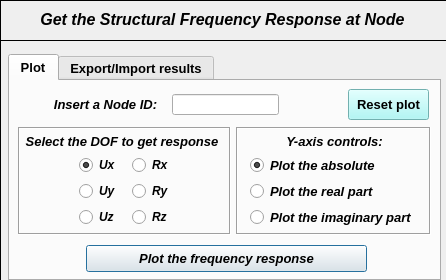
<?xml version="1.0" encoding="UTF-8"?>
<ui version="4.0">
 <class>Dialog</class>
 <widget class="QDialog" name="Dialog">
  <property name="windowModality">
   <enum>Qt::NonModal</enum>
  </property>
  <property name="geometry">
   <rect>
    <x>0</x>
    <y>0</y>
    <width>446</width>
    <height>280</height>
   </rect>
  </property>
  <property name="sizePolicy">
   <sizepolicy hsizetype="Fixed" vsizetype="Fixed">
    <horstretch>0</horstretch>
    <verstretch>0</verstretch>
   </sizepolicy>
  </property>
  <property name="minimumSize">
   <size>
    <width>446</width>
    <height>280</height>
   </size>
  </property>
  <property name="maximumSize">
   <size>
    <width>446</width>
    <height>280</height>
   </size>
  </property>
  <property name="contextMenuPolicy">
   <enum>Qt::DefaultContextMenu</enum>
  </property>
  <property name="windowTitle">
   <string>Plot frequency response</string>
  </property>
  <property name="windowIcon">
   <iconset>
    <normaloff>../../../../../../Downloads/load - Copia.png</normaloff>../../../../../../Downloads/load - Copia.png</iconset>
  </property>
  <property name="whatsThis">
   <string/>
  </property>
  <widget class="QWidget" name="widget" native="true">
   <property name="geometry">
    <rect>
     <x>0</x>
     <y>0</y>
     <width>451</width>
     <height>299</height>
    </rect>
   </property>
   <property name="font">
    <font>
     <kerning>true</kerning>
    </font>
   </property>
   <widget class="QFrame" name="frame">
    <property name="geometry">
     <rect>
      <x>0</x>
      <y>0</y>
      <width>449</width>
      <height>41</height>
     </rect>
    </property>
    <property name="frameShape">
     <enum>QFrame::Box</enum>
    </property>
    <property name="frameShadow">
     <enum>QFrame::Plain</enum>
    </property>
    <property name="lineWidth">
     <number>1</number>
    </property>
    <widget class="QLabel" name="label">
     <property name="geometry">
      <rect>
       <x>32</x>
       <y>10</y>
       <width>381</width>
       <height>19</height>
      </rect>
     </property>
     <property name="font">
      <font>
       <family>Arial</family>
       <pointsize>12</pointsize>
       <weight>75</weight>
       <italic>true</italic>
       <bold>true</bold>
      </font>
     </property>
     <property name="text">
      <string>Get the Structural Frequency Response at Node</string>
     </property>
     <property name="textFormat">
      <enum>Qt::AutoText</enum>
     </property>
     <property name="alignment">
      <set>Qt::AlignCenter</set>
     </property>
    </widget>
   </widget>
   <widget class="QFrame" name="frame_2">
    <property name="geometry">
     <rect>
      <x>0</x>
      <y>40</y>
      <width>449</width>
      <height>253</height>
     </rect>
    </property>
    <property name="frameShape">
     <enum>QFrame::Box</enum>
    </property>
    <property name="frameShadow">
     <enum>QFrame::Plain</enum>
    </property>
    <widget class="QTabWidget" name="tabWidget_plot_results">
     <property name="geometry">
      <rect>
       <x>8</x>
       <y>14</y>
       <width>433</width>
       <height>227</height>
      </rect>
     </property>
     <property name="minimumSize">
      <size>
       <width>433</width>
       <height>0</height>
      </size>
     </property>
     <property name="maximumSize">
      <size>
       <width>433</width>
       <height>16777215</height>
      </size>
     </property>
     <property name="font">
      <font>
       <family>Arial</family>
       <pointsize>10</pointsize>
       <weight>75</weight>
       <italic>false</italic>
       <bold>true</bold>
      </font>
     </property>
     <property name="currentIndex">
      <number>0</number>
     </property>
     <widget class="QWidget" name="tab_plot">
      <attribute name="title">
       <string>Plot</string>
      </attribute>
      <widget class="QPushButton" name="pushButton">
       <property name="geometry">
        <rect>
         <x>76</x>
         <y>164</y>
         <width>281</width>
         <height>27</height>
        </rect>
       </property>
       <property name="font">
        <font>
         <family>Arial</family>
         <pointsize>10</pointsize>
         <weight>75</weight>
         <italic>true</italic>
         <bold>true</bold>
        </font>
       </property>
       <property name="text">
        <string>Plot the frequency response</string>
       </property>
      </widget>
      <widget class="QWidget" name="verticalLayoutWidget">
       <property name="geometry">
        <rect>
         <x>32</x>
         <y>12</y>
         <width>127</width>
         <height>23</height>
        </rect>
       </property>
       <layout class="QVBoxLayout" name="verticalLayout">
        <item>
         <widget class="QLabel" name="label_2">
          <property name="minimumSize">
           <size>
            <width>0</width>
            <height>21</height>
           </size>
          </property>
          <property name="maximumSize">
           <size>
            <width>16777215</width>
            <height>21</height>
           </size>
          </property>
          <property name="font">
           <font>
            <family>Arial</family>
            <pointsize>10</pointsize>
            <weight>75</weight>
            <italic>true</italic>
            <bold>true</bold>
           </font>
          </property>
          <property name="text">
           <string>Insert a Node ID:</string>
          </property>
          <property name="alignment">
           <set>Qt::AlignCenter</set>
          </property>
         </widget>
        </item>
       </layout>
      </widget>
      <widget class="QWidget" name="verticalLayoutWidget_2">
       <property name="geometry">
        <rect>
         <x>162</x>
         <y>12</y>
         <width>107</width>
         <height>23</height>
        </rect>
       </property>
       <layout class="QVBoxLayout" name="verticalLayout_2">
        <item>
         <widget class="QLineEdit" name="lineEdit_nodeID">
          <property name="minimumSize">
           <size>
            <width>0</width>
            <height>21</height>
           </size>
          </property>
          <property name="maximumSize">
           <size>
            <width>16777215</width>
            <height>21</height>
           </size>
          </property>
          <property name="font">
           <font>
            <family>Arial</family>
            <pointsize>10</pointsize>
            <weight>75</weight>
            <italic>true</italic>
            <bold>true</bold>
           </font>
          </property>
          <property name="text">
           <string/>
          </property>
          <property name="alignment">
           <set>Qt::AlignCenter</set>
          </property>
         </widget>
        </item>
       </layout>
      </widget>
      <widget class="QToolButton" name="toolButton_ResetPlot">
       <property name="geometry">
        <rect>
         <x>338</x>
         <y>8</y>
         <width>81</width>
         <height>31</height>
        </rect>
       </property>
       <property name="font">
        <font>
         <pointsize>10</pointsize>
         <weight>75</weight>
         <bold>true</bold>
        </font>
       </property>
       <property name="styleSheet">
        <string notr="true">background-color: rgb(159, 247, 245);</string>
       </property>
       <property name="text">
        <string>Reset plot</string>
       </property>
      </widget>
      <widget class="QFrame" name="frame_4">
       <property name="geometry">
        <rect>
         <x>226</x>
         <y>46</y>
         <width>195</width>
         <height>108</height>
        </rect>
       </property>
       <property name="minimumSize">
        <size>
         <width>0</width>
         <height>108</height>
        </size>
       </property>
       <property name="maximumSize">
        <size>
         <width>16777215</width>
         <height>108</height>
        </size>
       </property>
       <property name="sizeIncrement">
        <size>
         <width>0</width>
         <height>110</height>
        </size>
       </property>
       <property name="frameShape">
        <enum>QFrame::Box</enum>
       </property>
       <property name="frameShadow">
        <enum>QFrame::Sunken</enum>
       </property>
       <widget class="QWidget" name="verticalLayoutWidget_10">
        <property name="geometry">
         <rect>
          <x>14</x>
          <y>28</y>
          <width>167</width>
          <height>74</height>
         </rect>
        </property>
        <layout class="QVBoxLayout" name="verticalLayout_10">
         <item>
          <widget class="QRadioButton" name="radioButton_plotAbs">
           <property name="maximumSize">
            <size>
             <width>170</width>
             <height>20</height>
            </size>
           </property>
           <property name="font">
            <font>
             <family>Arial</family>
             <pointsize>10</pointsize>
             <weight>75</weight>
             <italic>true</italic>
             <bold>true</bold>
            </font>
           </property>
           <property name="text">
            <string>Plot the absolute</string>
           </property>
           <property name="iconSize">
            <size>
             <width>30</width>
             <height>30</height>
            </size>
           </property>
           <property name="checked">
            <bool>true</bool>
           </property>
          </widget>
         </item>
         <item>
          <widget class="QRadioButton" name="radioButton_plotReal">
           <property name="maximumSize">
            <size>
             <width>170</width>
             <height>20</height>
            </size>
           </property>
           <property name="font">
            <font>
             <family>Arial</family>
             <pointsize>10</pointsize>
             <weight>75</weight>
             <italic>true</italic>
             <bold>true</bold>
            </font>
           </property>
           <property name="text">
            <string>Plot the real part</string>
           </property>
          </widget>
         </item>
         <item>
          <widget class="QRadioButton" name="radioButton_plotImag">
           <property name="maximumSize">
            <size>
             <width>170</width>
             <height>20</height>
            </size>
           </property>
           <property name="font">
            <font>
             <family>Arial</family>
             <pointsize>10</pointsize>
             <weight>75</weight>
             <italic>true</italic>
             <bold>true</bold>
            </font>
           </property>
           <property name="text">
            <string>Plot the imaginary part</string>
           </property>
          </widget>
         </item>
        </layout>
       </widget>
       <widget class="QLabel" name="label_8">
        <property name="enabled">
         <bool>true</bool>
        </property>
        <property name="geometry">
         <rect>
          <x>16</x>
          <y>4</y>
          <width>165</width>
          <height>21</height>
         </rect>
        </property>
        <property name="sizePolicy">
         <sizepolicy hsizetype="Preferred" vsizetype="Expanding">
          <horstretch>0</horstretch>
          <verstretch>0</verstretch>
         </sizepolicy>
        </property>
        <property name="minimumSize">
         <size>
          <width>120</width>
          <height>21</height>
         </size>
        </property>
        <property name="maximumSize">
         <size>
          <width>200</width>
          <height>60</height>
         </size>
        </property>
        <property name="font">
         <font>
          <family>Arial</family>
          <pointsize>10</pointsize>
          <weight>75</weight>
          <italic>true</italic>
          <bold>true</bold>
         </font>
        </property>
        <property name="text">
         <string>&lt;!DOCTYPE HTML PUBLIC &quot;-//W3C//DTD HTML 4.0//EN&quot; &quot;http://www.w3.org/TR/REC-html40/strict.dtd&quot;&gt;
&lt;html&gt;&lt;head&gt;&lt;meta name=&quot;qrichtext&quot; content=&quot;1&quot; /&gt;&lt;style type=&quot;text/css&quot;&gt;
p, li { white-space: pre-wrap; }
&lt;/style&gt;&lt;/head&gt;&lt;body style=&quot; font-family:'Arial'; font-size:10pt; font-weight:600; font-style:italic;&quot;&gt;
&lt;p align=&quot;center&quot; style=&quot; margin-top:12px; margin-bottom:12px; margin-left:0px; margin-right:0px; -qt-block-indent:0; text-indent:0px;&quot;&gt;Y-axis controls:&lt;/p&gt;&lt;/body&gt;&lt;/html&gt;</string>
        </property>
        <property name="textFormat">
         <enum>Qt::AutoText</enum>
        </property>
        <property name="scaledContents">
         <bool>false</bool>
        </property>
        <property name="alignment">
         <set>Qt::AlignCenter</set>
        </property>
        <property name="wordWrap">
         <bool>false</bool>
        </property>
        <property name="indent">
         <number>0</number>
        </property>
       </widget>
      </widget>
      <widget class="QFrame" name="frame_5">
       <property name="geometry">
        <rect>
         <x>8</x>
         <y>46</y>
         <width>213</width>
         <height>108</height>
        </rect>
       </property>
       <property name="minimumSize">
        <size>
         <width>0</width>
         <height>108</height>
        </size>
       </property>
       <property name="maximumSize">
        <size>
         <width>16777215</width>
         <height>108</height>
        </size>
       </property>
       <property name="frameShape">
        <enum>QFrame::Box</enum>
       </property>
       <property name="frameShadow">
        <enum>QFrame::Sunken</enum>
       </property>
       <widget class="QLabel" name="label_3">
        <property name="enabled">
         <bool>true</bool>
        </property>
        <property name="geometry">
         <rect>
          <x>4</x>
          <y>4</y>
          <width>200</width>
          <height>21</height>
         </rect>
        </property>
        <property name="sizePolicy">
         <sizepolicy hsizetype="Preferred" vsizetype="Expanding">
          <horstretch>0</horstretch>
          <verstretch>0</verstretch>
         </sizepolicy>
        </property>
        <property name="minimumSize">
         <size>
          <width>120</width>
          <height>21</height>
         </size>
        </property>
        <property name="maximumSize">
         <size>
          <width>200</width>
          <height>60</height>
         </size>
        </property>
        <property name="font">
         <font>
          <family>Arial</family>
          <pointsize>10</pointsize>
          <weight>75</weight>
          <italic>true</italic>
          <bold>true</bold>
         </font>
        </property>
        <property name="text">
         <string>&lt;!DOCTYPE HTML PUBLIC &quot;-//W3C//DTD HTML 4.0//EN&quot; &quot;http://www.w3.org/TR/REC-html40/strict.dtd&quot;&gt;
&lt;html&gt;&lt;head&gt;&lt;meta name=&quot;qrichtext&quot; content=&quot;1&quot; /&gt;&lt;style type=&quot;text/css&quot;&gt;
p, li { white-space: pre-wrap; }
&lt;/style&gt;&lt;/head&gt;&lt;body style=&quot; font-family:'Arial'; font-size:10pt; font-weight:600; font-style:italic;&quot;&gt;
&lt;p align=&quot;center&quot; style=&quot; margin-top:12px; margin-bottom:12px; margin-left:0px; margin-right:0px; -qt-block-indent:0; text-indent:0px;&quot;&gt;Select the DOF to get response&lt;/p&gt;&lt;/body&gt;&lt;/html&gt;</string>
        </property>
        <property name="textFormat">
         <enum>Qt::AutoText</enum>
        </property>
        <property name="scaledContents">
         <bool>false</bool>
        </property>
        <property name="alignment">
         <set>Qt::AlignCenter</set>
        </property>
        <property name="wordWrap">
         <bool>false</bool>
        </property>
        <property name="indent">
         <number>0</number>
        </property>
       </widget>
       <widget class="QWidget" name="gridLayoutWidget">
        <property name="geometry">
         <rect>
          <x>54</x>
          <y>28</y>
          <width>107</width>
          <height>73</height>
         </rect>
        </property>
        <layout class="QGridLayout" name="gridLayout">
         <item row="2" column="0">
          <widget class="QRadioButton" name="radioButton_uz">
           <property name="maximumSize">
            <size>
             <width>40</width>
             <height>16777215</height>
            </size>
           </property>
           <property name="font">
            <font>
             <family>Arial</family>
             <pointsize>9</pointsize>
             <weight>75</weight>
             <italic>true</italic>
             <bold>true</bold>
            </font>
           </property>
           <property name="text">
            <string>Uz</string>
           </property>
           <property name="checked">
            <bool>false</bool>
           </property>
          </widget>
         </item>
         <item row="1" column="0">
          <widget class="QRadioButton" name="radioButton_uy">
           <property name="maximumSize">
            <size>
             <width>40</width>
             <height>16777215</height>
            </size>
           </property>
           <property name="font">
            <font>
             <family>Arial</family>
             <pointsize>9</pointsize>
             <weight>75</weight>
             <italic>true</italic>
             <bold>true</bold>
            </font>
           </property>
           <property name="text">
            <string>Uy</string>
           </property>
           <property name="checked">
            <bool>false</bool>
           </property>
          </widget>
         </item>
         <item row="0" column="0">
          <widget class="QRadioButton" name="radioButton_ux">
           <property name="maximumSize">
            <size>
             <width>40</width>
             <height>16777215</height>
            </size>
           </property>
           <property name="font">
            <font>
             <family>Arial</family>
             <pointsize>9</pointsize>
             <weight>75</weight>
             <italic>true</italic>
             <bold>true</bold>
            </font>
           </property>
           <property name="text">
            <string>Ux</string>
           </property>
           <property name="checked">
            <bool>true</bool>
           </property>
          </widget>
         </item>
         <item row="2" column="1">
          <widget class="QRadioButton" name="radioButton_rz">
           <property name="maximumSize">
            <size>
             <width>40</width>
             <height>16777215</height>
            </size>
           </property>
           <property name="font">
            <font>
             <family>Arial</family>
             <pointsize>9</pointsize>
             <weight>75</weight>
             <italic>true</italic>
             <bold>true</bold>
            </font>
           </property>
           <property name="text">
            <string>Rz</string>
           </property>
           <property name="checked">
            <bool>false</bool>
           </property>
          </widget>
         </item>
         <item row="1" column="1">
          <widget class="QRadioButton" name="radioButton_ry">
           <property name="maximumSize">
            <size>
             <width>40</width>
             <height>16777215</height>
            </size>
           </property>
           <property name="font">
            <font>
             <family>Arial</family>
             <pointsize>9</pointsize>
             <weight>75</weight>
             <italic>true</italic>
             <bold>true</bold>
            </font>
           </property>
           <property name="text">
            <string>Ry</string>
           </property>
           <property name="checked">
            <bool>false</bool>
           </property>
          </widget>
         </item>
         <item row="0" column="1">
          <widget class="QRadioButton" name="radioButton_rx">
           <property name="maximumSize">
            <size>
             <width>40</width>
             <height>16777215</height>
            </size>
           </property>
           <property name="font">
            <font>
             <family>Arial</family>
             <pointsize>9</pointsize>
             <weight>75</weight>
             <italic>true</italic>
             <bold>true</bold>
            </font>
           </property>
           <property name="text">
            <string>Rx</string>
           </property>
           <property name="checked">
            <bool>false</bool>
           </property>
          </widget>
         </item>
        </layout>
       </widget>
      </widget>
     </widget>
     <widget class="QWidget" name="tab_export_import">
      <attribute name="title">
       <string>Export/Import results</string>
      </attribute>
      <widget class="QTabWidget" name="tabWidget_2">
       <property name="geometry">
        <rect>
         <x>6</x>
         <y>8</y>
         <width>417</width>
         <height>179</height>
        </rect>
       </property>
       <property name="font">
        <font>
         <family>Arial</family>
         <pointsize>10</pointsize>
         <weight>75</weight>
         <italic>true</italic>
         <bold>true</bold>
        </font>
       </property>
       <property name="currentIndex">
        <number>0</number>
       </property>
       <widget class="QWidget" name="tab_3">
        <attribute name="title">
         <string>Export</string>
        </attribute>
        <widget class="QWidget" name="verticalLayoutWidget_8">
         <property name="geometry">
          <rect>
           <x>344</x>
           <y>82</y>
           <width>60</width>
           <height>27</height>
          </rect>
         </property>
         <layout class="QVBoxLayout" name="verticalLayout_8">
          <item>
           <widget class="QToolButton" name="toolButton_ChooseFolderExport">
            <property name="maximumSize">
             <size>
              <width>100</width>
              <height>16777215</height>
             </size>
            </property>
            <property name="font">
             <font>
              <family>Arial</family>
              <pointsize>10</pointsize>
              <weight>75</weight>
              <italic>true</italic>
              <bold>true</bold>
             </font>
            </property>
            <property name="text">
             <string>Search</string>
            </property>
           </widget>
          </item>
         </layout>
        </widget>
        <widget class="QWidget" name="verticalLayoutWidget_3">
         <property name="geometry">
          <rect>
           <x>4</x>
           <y>82</y>
           <width>117</width>
           <height>27</height>
          </rect>
         </property>
         <layout class="QVBoxLayout" name="verticalLayout_3">
          <item>
           <widget class="QLabel" name="label_5">
            <property name="minimumSize">
             <size>
              <width>85</width>
              <height>20</height>
             </size>
            </property>
            <property name="maximumSize">
             <size>
              <width>200</width>
              <height>20</height>
             </size>
            </property>
            <property name="font">
             <font>
              <family>Arial</family>
              <pointsize>10</pointsize>
              <weight>75</weight>
              <italic>true</italic>
              <bold>true</bold>
             </font>
            </property>
            <property name="text">
             <string>Choose a folder:</string>
            </property>
            <property name="alignment">
             <set>Qt::AlignCenter</set>
            </property>
           </widget>
          </item>
         </layout>
        </widget>
        <widget class="QWidget" name="verticalLayoutWidget_7">
         <property name="geometry">
          <rect>
           <x>120</x>
           <y>82</y>
           <width>223</width>
           <height>27</height>
          </rect>
         </property>
         <layout class="QVBoxLayout" name="verticalLayout_7">
          <item>
           <widget class="QLineEdit" name="lineEdit_SaveResultsPath">
            <property name="font">
             <font>
              <pointsize>8</pointsize>
              <weight>50</weight>
              <italic>false</italic>
              <bold>false</bold>
             </font>
            </property>
            <property name="layoutDirection">
             <enum>Qt::LeftToRight</enum>
            </property>
            <property name="alignment">
             <set>Qt::AlignCenter</set>
            </property>
           </widget>
          </item>
         </layout>
        </widget>
        <widget class="QWidget" name="verticalLayoutWidget_4">
         <property name="geometry">
          <rect>
           <x>20</x>
           <y>42</y>
           <width>102</width>
           <height>27</height>
          </rect>
         </property>
         <layout class="QVBoxLayout" name="verticalLayout_4">
          <item>
           <widget class="QLabel" name="label_6">
            <property name="minimumSize">
             <size>
              <width>100</width>
              <height>20</height>
             </size>
            </property>
            <property name="maximumSize">
             <size>
              <width>90</width>
              <height>20</height>
             </size>
            </property>
            <property name="font">
             <font>
              <family>Arial</family>
              <pointsize>10</pointsize>
              <weight>75</weight>
              <italic>true</italic>
              <bold>true</bold>
             </font>
            </property>
            <property name="text">
             <string>Insert a name:</string>
            </property>
            <property name="scaledContents">
             <bool>false</bool>
            </property>
            <property name="alignment">
             <set>Qt::AlignCenter</set>
            </property>
           </widget>
          </item>
         </layout>
        </widget>
        <widget class="QWidget" name="verticalLayoutWidget_16">
         <property name="geometry">
          <rect>
           <x>120</x>
           <y>42</y>
           <width>223</width>
           <height>27</height>
          </rect>
         </property>
         <layout class="QVBoxLayout" name="verticalLayout_16">
          <item>
           <widget class="QLineEdit" name="lineEdit_FileName">
            <property name="font">
             <font>
              <pointsize>8</pointsize>
              <weight>50</weight>
              <italic>false</italic>
              <bold>false</bold>
             </font>
            </property>
            <property name="layoutDirection">
             <enum>Qt::LeftToRight</enum>
            </property>
            <property name="text">
             <string/>
            </property>
            <property name="alignment">
             <set>Qt::AlignCenter</set>
            </property>
           </widget>
          </item>
         </layout>
        </widget>
        <widget class="QWidget" name="verticalLayoutWidget_17">
         <property name="geometry">
          <rect>
           <x>160</x>
           <y>116</y>
           <width>102</width>
           <height>27</height>
          </rect>
         </property>
         <layout class="QVBoxLayout" name="verticalLayout_17">
          <item>
           <widget class="QToolButton" name="toolButton_ExportResults">
            <property name="maximumSize">
             <size>
              <width>100</width>
              <height>16777215</height>
             </size>
            </property>
            <property name="font">
             <font>
              <family>Arial</family>
              <pointsize>10</pointsize>
              <weight>75</weight>
              <italic>true</italic>
              <bold>true</bold>
             </font>
            </property>
            <property name="text">
             <string>Export results</string>
            </property>
           </widget>
          </item>
         </layout>
        </widget>
        <widget class="QWidget" name="horizontalLayoutWidget">
         <property name="geometry">
          <rect>
           <x>36</x>
           <y>8</y>
           <width>343</width>
           <height>27</height>
          </rect>
         </property>
         <layout class="QHBoxLayout" name="horizontalLayout">
          <item>
           <layout class="QVBoxLayout" name="verticalLayout_11">
            <item>
             <widget class="QLabel" name="label_7">
              <property name="minimumSize">
               <size>
                <width>100</width>
                <height>20</height>
               </size>
              </property>
              <property name="maximumSize">
               <size>
                <width>90</width>
                <height>20</height>
               </size>
              </property>
              <property name="font">
               <font>
                <family>Arial</family>
                <pointsize>10</pointsize>
                <weight>75</weight>
                <italic>true</italic>
                <bold>true</bold>
               </font>
              </property>
              <property name="text">
               <string>Data to save:</string>
              </property>
              <property name="scaledContents">
               <bool>false</bool>
              </property>
              <property name="alignment">
               <set>Qt::AlignCenter</set>
              </property>
             </widget>
            </item>
           </layout>
          </item>
          <item>
           <widget class="QRadioButton" name="radioButton_Absolute">
            <property name="text">
             <string>Absolute</string>
            </property>
            <property name="checked">
             <bool>true</bool>
            </property>
           </widget>
          </item>
          <item>
           <widget class="QRadioButton" name="radioButton_Real_Imaginary">
            <property name="text">
             <string>Real / Imaginary</string>
            </property>
            <property name="checked">
             <bool>false</bool>
            </property>
           </widget>
          </item>
         </layout>
        </widget>
       </widget>
       <widget class="QWidget" name="tab_4">
        <attribute name="title">
         <string>Import</string>
        </attribute>
        <widget class="QWidget" name="verticalLayoutWidget_6">
         <property name="geometry">
          <rect>
           <x>334</x>
           <y>32</y>
           <width>62</width>
           <height>27</height>
          </rect>
         </property>
         <layout class="QVBoxLayout" name="verticalLayout_6">
          <item>
           <widget class="QToolButton" name="toolButton_ChooseFolderImport">
            <property name="maximumSize">
             <size>
              <width>60</width>
              <height>16777215</height>
             </size>
            </property>
            <property name="font">
             <font>
              <family>Arial</family>
              <pointsize>10</pointsize>
              <weight>75</weight>
              <italic>true</italic>
              <bold>true</bold>
             </font>
            </property>
            <property name="text">
             <string>Search</string>
            </property>
           </widget>
          </item>
         </layout>
        </widget>
        <widget class="QWidget" name="verticalLayoutWidget_5">
         <property name="geometry">
          <rect>
           <x>102</x>
           <y>32</y>
           <width>231</width>
           <height>27</height>
          </rect>
         </property>
         <layout class="QVBoxLayout" name="verticalLayout_5">
          <item>
           <widget class="QLineEdit" name="lineEdit_ImportResultsPath">
            <property name="font">
             <font>
              <pointsize>7</pointsize>
              <weight>50</weight>
              <italic>false</italic>
              <bold>false</bold>
             </font>
            </property>
            <property name="layoutDirection">
             <enum>Qt::LeftToRight</enum>
            </property>
            <property name="alignment">
             <set>Qt::AlignCenter</set>
            </property>
           </widget>
          </item>
         </layout>
        </widget>
        <widget class="QWidget" name="verticalLayoutWidget_9">
         <property name="geometry">
          <rect>
           <x>10</x>
           <y>32</y>
           <width>93</width>
           <height>27</height>
          </rect>
         </property>
         <layout class="QVBoxLayout" name="verticalLayout_9">
          <item>
           <widget class="QLabel" name="label_4">
            <property name="minimumSize">
             <size>
              <width>85</width>
              <height>20</height>
             </size>
            </property>
            <property name="maximumSize">
             <size>
              <width>90</width>
              <height>20</height>
             </size>
            </property>
            <property name="font">
             <font>
              <family>Arial</family>
              <pointsize>10</pointsize>
              <weight>75</weight>
              <italic>true</italic>
              <bold>true</bold>
             </font>
            </property>
            <property name="text">
             <string>Load results:</string>
            </property>
            <property name="alignment">
             <set>Qt::AlignCenter</set>
            </property>
           </widget>
          </item>
         </layout>
        </widget>
        <widget class="QPushButton" name="pushButton_AddImportedPlot">
         <property name="geometry">
          <rect>
           <x>62</x>
           <y>84</y>
           <width>281</width>
           <height>33</height>
          </rect>
         </property>
         <property name="font">
          <font>
           <family>Arial</family>
           <pointsize>10</pointsize>
           <weight>75</weight>
           <italic>true</italic>
           <bold>true</bold>
          </font>
         </property>
         <property name="text">
          <string>Add imported results to the main plot</string>
         </property>
        </widget>
       </widget>
      </widget>
     </widget>
    </widget>
   </widget>
  </widget>
 </widget>
 <resources/>
 <connections/>
</ui>
